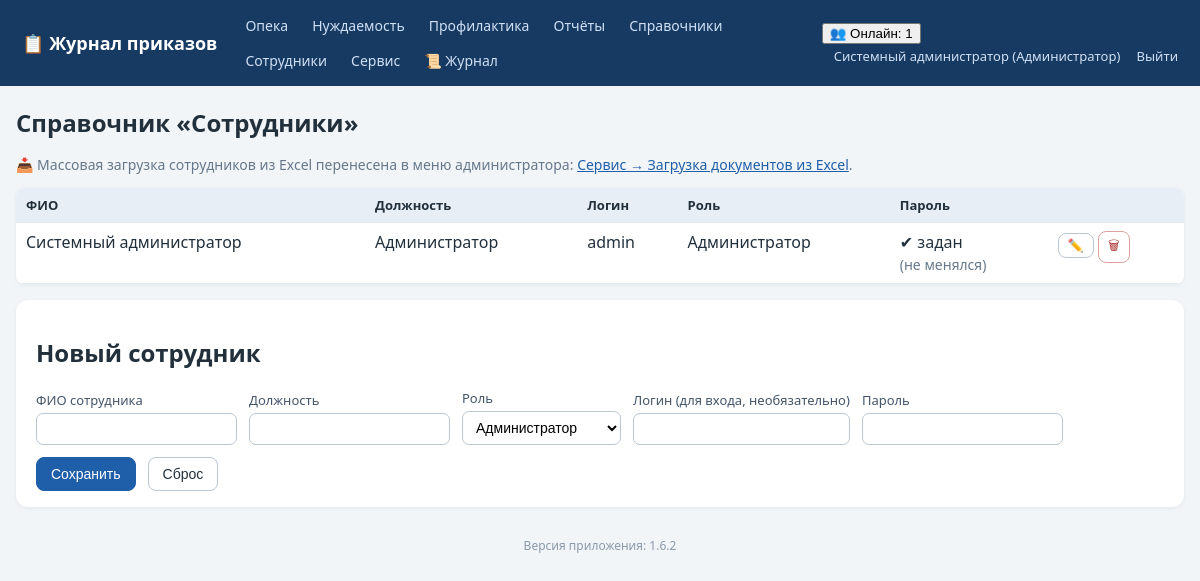
/employees (signed in), run on the app's committed database.
### tables this page shows
CREATE TABLE employees (
    id INTEGER PRIMARY KEY AUTOINCREMENT,
    full_name TEXT NOT NULL,
    position TEXT NOT NULL DEFAULT '',
    login TEXT UNIQUE,
    password_hash TEXT,
    pwd_changed_at TEXT,           -- дата последней самостоятельной смены пароля
    role_id INTEGER REFERENCES roles(id)
);

CREATE TABLE roles (
    id INTEGER PRIMARY KEY AUTOINCREMENT,
    name TEXT UNIQUE NOT NULL
);

### app.py (the view)
@app.route('/employees')
def employees():
    require_login()
    conn = get_db()
    rows = conn.execute('SELECT e.*, r.name role_name FROM employees e '
                        'LEFT JOIN roles r ON r.id=e.role_id ORDER BY e.full_name').fetchall()
    conn.close()
    return render_template('employees.html', rows=rows)

### app.py (called while the page is built, shortened)
def has_request_context_safe():
    try:
        from flask import has_request_context
        return has_request_context()
    except Exception:
        return False

def _session_signature(uid):
    raw = request.cookies.get(app.config['SESSION_COOKIE_NAME'], '')
    if not raw:
        return ''

def _db_touch_throttled(key, min_interval=10.0):
    now = time.time()
    last = _DB_TOUCH_TS.get(key, 0)
    if now - last >= min_interval:
        _DB_TOUCH_TS[key] = now
        return True
    return False

def db_cleanup_active_sessions(cutoff):
    try:
        conn = get_db()
        conn.execute('DELETE FROM active_sessions WHERE last_seen < ?', (cutoff,))
        conn.commit()
        conn.close()
    except Exception:
        pass

def touch_active_session(uid):
    sid = _session_signature(uid)
    ip = request.remote_addr if has_request_context_safe() else ''
    now = time.time()
    with ACTIVE_SESSIONS_LOCK:
        ACTIVE_SESSIONS[(uid, sid)] = {'last_seen': now, 'ip': ip}
    if _db_touch_throttled((uid, sid)):
        db_touch_active_session(uid, sid, ip)

def cleanup_active_sessions():
    cutoff = time.time() - ACTIVE_TIMEOUT
    with ACTIVE_SESSIONS_LOCK:
        expired = [k for k, v in ACTIVE_SESSIONS.items()
                   if v['last_seen'] < cutoff]
        for k in expired:
            del ACTIVE_SESSIONS[k]
    db_cleanup_active_sessions(cutoff)

@app.before_request
def _mark_tls_noise_context():
    try:
        from flask import g as _fg
        _tls_noise_ctx.g = _fg
    except Exception:
        pass

def get_db():
    conn = sqlite3.connect(DB_PATH)
    conn.row_factory = sqlite3.Row
    conn.execute('PRAGMA foreign_keys = ON')
    return conn

def current_user():
    uid = session.get('user_id')
    if not uid:
        return None
    conn = get_db()
    u = conn.execute('SELECT e.*, r.name AS role_name FROM employees e '
                     'LEFT JOIN roles r ON r.id=e.role_id WHERE e.id=?', (uid,)).fetchone()
    conn.close()
    return u

def require_login():
    if not current_user():
        abort(redirect(url_for('login')))

def can_access_journal(user, journal):
    if not user:
        return False
    if user['role_name'] in FULL_DATA_ROLES:  # админ и начальник — полный доступ
        return True
    return user['role_name'] in ROLE_ACCESS[journal]

### templates/employees.html (shortened to what this page needs)
{% extends 'base.html' %}
{% block content %}
<h1>Справочник «Сотрудники»</h1>
{% if cu and cu.role_name in ['Администратор','Начальник отдела'] %}
<p class="muted no-print">📥 Массовая загрузка сотрудников из Excel перенесена в меню администратора:
   <a href="{{ url_for('service') }}">Сервис → Загрузка документов из Excel</a>.</p>
{% endif %}
<table class="grid">
  <tr><th>ФИО</th><th>Должность</th><th>Логин</th><th>Роль</th><th>Пароль</th><th></th></tr>
  {% for r in rows %}
  <tr>
    <td>{{ r.full_name }}</td><td>{{ r.position }}</td>
    <td>{{ r.login or '—' }}</td><td>{{ r.role_name or '—' }}</td>
    <td>{{ '✔ задан' if r.password_hash else '—' }}{% if r.password_hash and not r.pwd_changed_at %}<br><span class="muted">(не менялся)</span>{% endif %}</td>
    <td class="actions">
      <button class="btn sm" data-id="{{ r.id }}" data-fio="{{ r.full_name }}" data-pos="{{ r.position or '' }}"
              data-login="{{ r.login or '' }}" data-role="{{ r.role_name or 'Куратор' }}"
              data-haspw="{{ 1 if r.password_hash else 0 }}" onclick="editEmp(this)">✏️</button>
      <form method="post" action="{{ url_for('employee_delete', eid=r.id) }}" style="display:inline"
            onsubmit="return confirm('Удалить сотрудника?')"><button class="btn sm danger">🗑</button></form>
    </td>
  </tr>
  {% endfor %}
</table>
<div class="panel">
  <h2 id="empFormTitle">Новый сотрудник</h2>
  <form method="post" action="{{ url_for('employee_save') }}" id="empForm">
    <label>ФИО сотрудника <input name="full_name" id="emp_fio" required></label>
    <label>Должность <input name="position" id="emp_pos"></label>
    <label>Роль
      <select name="role" id="emp_role">
        {% for role in all_roles %}<option>{{ role }}</option>{% endfor %}
      </select>
    </label>
    <label>Логин (для входа, необязательно) <input name="login" id="emp_login" autocomplete="off"></label>
    <label id="pwLabel">Пароль <input type="password" name="password" id="emp_pw" autocomplete="new-password"></label>
    <button class="btn primary" type="submit">Сохранить</button>
    <button class="btn" type="button" onclick="resetEmp()">Сброс</button>
  </form>
</div>
{% endblock %}

### templates/base.html (shortened to what this page needs)
<!DOCTYPE html>
<html lang="ru">
<head>
<link rel="stylesheet" href="{{ url_for('static', filename='style.css') }}">
</head>
<body>
<header class="topbar no-print">
  <div class="brand"><a href="{{ url_for('index') }}">📋 Журнал приказов</a></div>
  <nav>
    {% for j, t in accessible_journals %}
      <a href="{{ url_for('journal_list', journal=j) }}">{{ t }}</a>
    {% endfor %}
    {% if cu and cu.role_name in ['Администратор','Начальник отдела','Куратор'] %}
      <a href="{{ url_for('reports') }}">Отчёты</a>
    {% endif %}
    <a href="{{ url_for('references', tab='order_types') }}">Справочники</a>
    {% if cu and cu.role_name == 'Администратор' %}
      <a href="{{ url_for('employees') }}">Сотрудники</a>
      <a href="{{ url_for('service') }}">Сервис</a>
      <a href="{{ url_for('logs_view') }}" title="Журнал логирования">📜 Журнал</a>
    {% endif %}
  </nav>
  <div class="userbox">
    {% if cu %}
      {% if active_users is not none %}
        <div class="online" id="onlineBox" title="Сотрудники, работавшие в системе за последние {{ (active_timeout // 60) or 1 }} мин. Обновляется автоматически.">
          <button type="button" class="online-toggle" onclick="toggleOnline()">👥 Онлайн: {{ active_users|length }}</button>
        </div>
      {% endif %}
      <a href="{{ url_for('profile') }}" title="Сменить пароль">{{ cu.full_name }} ({{ cu.role_name }})</a>
      <a href="{{ url_for('logout') }}">Выйти</a>
    {% endif %}
  </div>
</header>
<main class="container">
  {% block content %}{% endblock %}
</main>
<footer class="foot no-print">Версия приложения: {{ app_version }}</footer>
</body>
</html>

### static/style.css (style rules this page uses)
:root { --bs:#1f5fa9;--bg:#f2f5f8;--tx:#22303c; }
* { box-sizing:border-box }
body { margin:0;font-family:"Segoe UI",Arial,sans-serif;background:var(--bg);color:var(--tx); }
a { color:var(--bs); }
.topbar { display:flex;align-items:center;gap:18px;flex-wrap:wrap;background:#173a63;color:#fff;padding:10px 22px; }
.topbar .brand a { color:#fff;font-weight:700;font-size:18px;text-decoration:none; }
.topbar nav { display:flex;gap:4px;flex-wrap:wrap;flex:1; }
.topbar nav a { color:#cfe0f5;text-decoration:none;padding:6px 10px;border-radius:6px;font-size:14px; }
.userbox a { color:#cfe0f5;text-decoration:none;font-size:13px;margin-left:12px; }
.container { max-width:1200px;margin:20px auto;padding:0 16px; }
h1 { font-size:24px; }
.panel { background:#fff;border-radius:12px;padding:16px 20px;margin:16px 0;box-shadow:0 1px 4px rgba(0,0,0,.06); }
.panel form { display:flex;flex-wrap:wrap;gap:12px;align-items:end; }
label { display:flex;flex-direction:column;font-size:13px;gap:4px;color:#44556a; }
input,select { padding:7px 9px;border:1px solid #b9c6d3;border-radius:7px;font-size:14px;background:#fff; }
.btn { display:inline-block;padding:8px 14px;border-radius:8px;border:1px solid #b9c6d3;background:#fff;color:var(--tx);cursor:pointer;font-size:14px;text-decoration:none; }
.btn.primary { background:var(--bs);border-color:var(--bs);color:#fff; }
.btn.danger { background:#fff;border-color:#dba0a0;color:#a33; }
.btn.sm { padding:4px 9px;font-size:13px; }
table.grid { width:100%;border-collapse:collapse;background:#fff;margin:14px 0;box-shadow:0 1px 4px rgba(0,0,0,.06);border-radius:8px;overflow:hidden; }
.grid th { background:#e8eef5;font-size:13px;text-align:left; }
.grid th,.grid td { padding:8px 10px;border-bottom:1px solid #e2e8ef;vertical-align:top; }
.actions { white-space:nowrap; }
.muted { color:#67788a;font-size:14px; }
.foot { text-align:center;color:#8a99a8;font-size:12px;margin:30px 0; }

### data on the page
employees: full_name "Системный администратор", position "Администратор", login "admin", name "Администратор", password_hash "✔ задан", shows "(не менялся)"
roles: role_name "Администратор"

### other printed values
{{ t }} "Опека" "Нуждаемость" "Профилактика"
{{ active_users|length }} "1"
{{ app_version }} "1.6.2"
form field role "Администратор"
